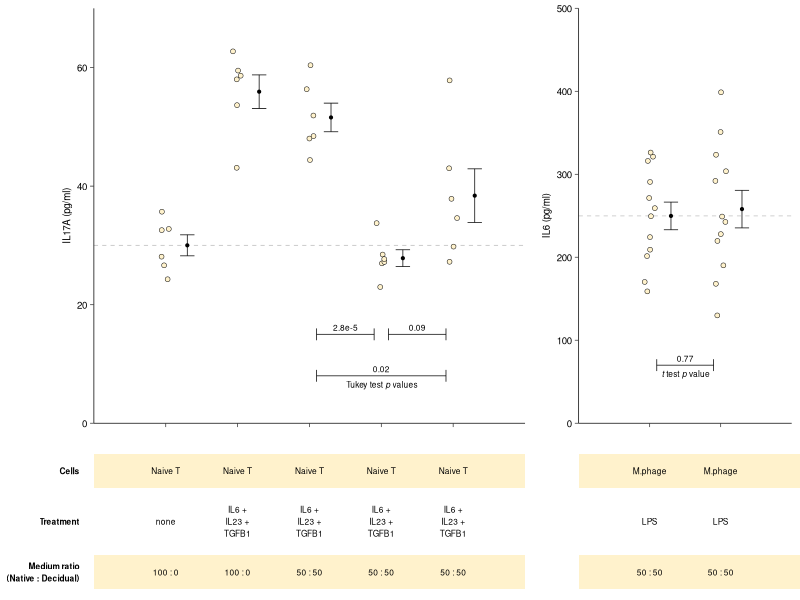

Generate this figure with R: (Note: this script raises an error after producing the figure.)
### packages ==================================================================
library(tidyverse)
library(cowplot)
library(ggtext)

### read absorbance data ======================================================
## IL17A
il17a <- list()
il17a[["stds"]] <- read.csv("data/elisa/20170621_ELISA_IL17A_standards.csv")
il17a[["samp"]] <- read.csv("data/elisa/20170621_ELISA_IL17A_samples.csv")
il17a$samp$sample_name <- factor(il17a$samp$sample_name, 
                                 levels = c("T_unstim", "T_stim", "d0_imm", "d2_imm", "d10_imm"))
il17a[["dilution"]] <- 1 # undiluted samples were used for ELISA

## IL6
il6 <- list()
il6[["stds"]] <- read.csv("data/elisa/20170224_ELISA_IL6_standards.csv") # same batch as samples
il6[["samp"]] <- read.csv("data/elisa/20170326_ELISA_IL6_samples.csv") 
il6$samp$sample_name <- factor(il6$samp$sample_name, 
                               levels = c("d0", "d2"))
il6[["dilution"]] <- 5 # 1:5 diluted samples were used for ELISA

### calculate concentrations ==================================================
## fit linear models
il17a$lm <- lm(data = il17a$stds, 
               formula = log10(abs_corrected[2:8]) ~ log10(conc_pgml[2:8]))
il6$lm <- lm(data = il6$stds,
             formula = log10(abs_corrected[1:7]) ~ log10(conc_pgml[1:7]))

## calculate concentrations
il17a$samp$conc_pgml <- il17a$dilution * (
  10 ^ (
    (log10(il17a$samp$abs_corrected) - il17a$lm$coefficients[[1]]) /
      il17a$lm$coefficients[[2]]
  )
)

il6$samp$conc_pgml <- il6$dilution * (
  10 ^ (
    (log10(il6$samp$abs_corrected) - il6$lm$coefficients[[1]]) /
      il6$lm$coefficients[[2]]
  )
)

### stats =====================================================================
il17a$anova <- aov(lm(data = il17a$samp, formula = conc_pgml ~ sample_name))
il17a$tukey <- TukeyHSD(il17a$anova)

il6$anova <- aov(lm(data = il6$samp, formula = conc_pgml ~ sample_name))
il6$tukey <- TukeyHSD(il6$anova)

### basic plots ===============================================================
## theme and colors
rectcol1 <- "white" # colors for rectagle annotations. see below.
rectcol2 <- "#FFF2CC"

plot_theme <-  theme_classic() +
  theme(axis.title.x = element_blank(),
        axis.text.x = element_blank(),
        axis.text.y = element_text(size = 7, colour = "black"),
        axis.title.y = element_text(size = 7),
        axis.line = element_line(size = 0.25),
        axis.ticks = element_line(size = 0.25)) 

## IL17A
il17a$p <- ggplot(data = il17a$samp, aes(x = sample_name, y = conc_pgml)) +
  geom_hline(yintercept = mean(il17a$samp$conc_pgml[il17a$samp$sample_name == "T_unstim"]),
             linetype = 2, color = "grey", size = 0.25) +
  geom_jitter(size = 1.5, shape = 21, alpha = 1,
              stroke = 0.25, width = 0.075, color = "black", fill = rectcol2) +
  coord_cartesian(ylim = c(0, 70), xlim = c(0, 6), clip = "off", expand = FALSE) +
  stat_summary(data = il17a$samp, fun.data = 'mean_se',
               size = 0.25, colour = 'black', geom = 'errorbar', width = 0.2, 
               position = position_nudge(x = 0.30)) +
  stat_summary(data = il17a$samp, fun.data = 'mean_se',
               geom = 'point', size = 0.75, shape = 21, fill="black",
               position = position_nudge(x = 0.30)) +
  ylab('IL17A (pg/ml)') +
  plot_theme

## IL6
il6$p <- ggplot(data = il6$samp, aes(x = sample_name, y = conc_pgml)) +
  geom_hline(yintercept = mean(il6$samp$conc_pgml[il6$samp$sample_name == "d0"]),
             linetype = 2, color = "grey", size = 0.25) +
  geom_jitter(size = 1.5, shape = 21, alpha = 1,
              stroke = 0.25, width = 0.075, color = "black", fill = rectcol2) +
  coord_cartesian(ylim = c(0, 500), xlim = c(0, 3), clip = "off", expand = FALSE) +
  stat_summary(data = il6$samp, fun.data = 'mean_se',
               size = 0.25, colour = 'black', geom = 'errorbar', width = 0.2, 
               position = position_nudge(x = 0.30)) +
  stat_summary(data = il6$samp, fun.data = 'mean_se',
               geom = 'point', size = 0.75, shape = 21, fill="black",
               position = position_nudge(x = 0.30)) +
  ylab('IL6 (pg/ml)') +
  plot_theme

### add p values ==============================================================
## IL17A ----------------------------------------------------------------------
# segment data
il17a.seg.adj <- 0.1
il17a.tick.height <- 1
il17a.seg.size <- 0.25

il17a.segs <- data.frame(
  seg = c("1", "2", "3"),
  sample1 = c(3, 3, 4),
  sample2 = c(5, 4, 5),
  pval = c("0.02", "2.8e-5", "0.09"), 
  y = c(8, 15, 15)
)

il17a.segs$x <- il17a.segs$sample1 + il17a.seg.adj
il17a.segs$xend <- il17a.segs$sample2 - il17a.seg.adj
il17a.segs$tick.y <- il17a.segs$y - il17a.tick.height
il17a.segs$tick.yend  <- il17a.segs$y + il17a.tick.height

# add segments and pvals to plot
for(i in 1:nrow(il17a.segs)){
  il17a$p <- il17a$p + # segments
    annotate(geom = "segment", size = il17a.seg.size,
             x = il17a.segs$x[i], xend = il17a.segs$xend[i], 
             y = il17a.segs$y[i], yend = il17a.segs$y[i])
  il17a$p <- il17a$p + # left tick
    annotate(geom = "segment", size = il17a.seg.size,
             x = il17a.segs$x[i], xend = il17a.segs$x[i],
             y = il17a.segs$tick.y[i], yend = il17a.segs$tick.yend[i])
  il17a$p <- il17a$p + # right tick
    annotate(geom = "segment", size = il17a.seg.size,
             x = il17a.segs$xend[i], xend = il17a.segs$xend[i],
             y = il17a.segs$tick.y[i], yend = il17a.segs$tick.yend[i])
  il17a$p <- il17a$p + # pvalue
    annotate(geom = "text", size = 6/.pt, vjust = -0.5,
             x = mean(c(il17a.segs$x[i], il17a.segs$xend[i])), y = il17a.segs$y[i],
             label = il17a.segs$pval[i])
}

il17a$p <- il17a$p +
  annotate(geom = "richtext", label = "Tukey test *p* values",
           x = 4, y = il17a.segs$y[1], size = 6/.pt, vjust = 1.75, 
           fill = NA, 
           label.color = NA, # remove background and outline
           label.padding = grid::unit(0, "pt"))

## IL6 ------------------------------------------------------------------------
# segment data
il6.seg.adj <- 0.1
il6.tick.height <- il17a.tick.height * (500 / 70) # have to convert (ymax of il6 over ymax of il17a)
il6.seg.size <- 0.25

il6.segs <- data.frame(
  seg = c("1"),
  sample1 = c(1),
  sample2 = c(2),
  pval = c("0.77"), 
  y = c(70)
)

il6.segs$x <- il6.segs$sample1 + il6.seg.adj
il6.segs$xend <- il6.segs$sample2 - il6.seg.adj
il6.segs$tick.y <- il6.segs$y - il6.tick.height
il6.segs$tick.yend  <- il6.segs$y + il6.tick.height

# add to plot
for(i in 1:nrow(il6.segs)){
  il6$p <- il6$p + # segments
    annotate(geom = "segment", size = il6.seg.size,
             x = il6.segs$x[i], xend = il6.segs$xend[i], 
             y = il6.segs$y[i], yend = il6.segs$y[i])
  il6$p <- il6$p + # left tick
    annotate(geom = "segment", size = il6.seg.size,
             x = il6.segs$x[i], xend = il6.segs$x[i],
             y = il6.segs$tick.y[i], yend = il6.segs$tick.yend[i])
  il6$p <- il6$p + # right tick
    annotate(geom = "segment", size = il6.seg.size,
             x = il6.segs$xend[i], xend = il6.segs$xend[i],
             y = il6.segs$tick.y[i], yend = il6.segs$tick.yend[i])
  il6$p <- il6$p + # pvalue
    annotate(geom = "text", size = 6/.pt, vjust = -0.5,
             x = mean(c(il6.segs$x[i], il6.segs$xend[i])), y = il6.segs$y[i],
             label = il6.segs$pval[i])
}

il6$p <- il6$p +
  annotate(geom = "richtext", label = "*t* test *p* value",
           x = 1.5, y = il6.segs$y[1], size = 6/.pt, vjust = 1.75, 
           fill = NA, 
           label.color = NA, # remove background and outline
           label.padding = grid::unit(0, "pt"))

### add margins ===============================================================
# add margins to accommodate annotation
il17a$p.mar <- il17a$p +
  theme(plot.margin = margin(6, 6, 125, 45, unit = "pt"))
il6$p.mar <- il6$p +
  theme(plot.margin = margin(6, 6, 125, 6, unit = "pt"))

### parameters for annotation data ============================================
# common to both IL17A and IL6
annsize <- 6/.pt
rectcol1 <- "#FFF2CC"
rectcol2 <- "white" #"#FFFAEA"

### add annotations: IL17A ====================================================
il17a.annstart.y <- -8
il17a.thickness.adj <- 0.9 # for adjusting heigh of box relative to text lines

il17a$ann <- data.frame(
  titles = c("Cells", "Treatment", "Medium ratio\n(Native : Decidual)", "Decidual medium", "Decidualization\nduration (days)"),
  s1 = c("Naive T", "none", "100 : 0", "NA", "NA"),
  s2 = c("Naive T", "IL6 +\nIL23 +\nTGFB1", "100 : 0", "NA", "NA"),
  s3 = c("Naive T", "IL6 +\nIL23 +\nTGFB1", "50 : 50", "Control", "NA"),
  s4 = c("Naive T", "IL6 +\nIL23 +\nTGFB1", "50 : 50", "Cond.", "2"),
  s5 = c("Naive T", "IL6 +\nIL23 +\nTGFB1", "50 : 50", "Cond.", "10"),
  rowpos = c(1:5),
  thickness = c(1.5, 3, 1.5, 1.5, 1.5) # ~ number of text lines
)

il17a$ann$mid <- NA
il17a$ann$mid[1] <- il17a.annstart.y

for(i in 2:5) {
  il17a$ann$mid[i] <- il17a$ann$mid[(i-1)] - 
    (il17a$ann$thickness[(i-1)] + il17a$ann$thickness[(i)]) * 
    (annsize * il17a.thickness.adj)
} # y midpoint for each box based on required height to accommodate text
il17a$ann$min <- il17a$ann$mid - -(il17a$ann$thickness * 
                                     (annsize * il17a.thickness.adj))
il17a$ann$max <- il17a$ann$mid -  (il17a$ann$thickness * 
                                     (annsize * il17a.thickness.adj))


is.even <- function(x) x %% 2 == 0

# text box rectangles
il17a$p.ann <- il17a$p.mar
for(i in il17a$ann$rowpos) {
  if (is.even(i))
    il17a$p.ann <- il17a$p.ann +
      annotate(geom = "rect", 
               xmin = 0, xmax = 6, 
               ymin = il17a$ann$min[i], 
               ymax = il17a$ann$max[i],
               fill = rectcol2)
  else
    il17a$p.ann <- il17a$p.ann +
      annotate(geom = "rect", 
               xmin = 0, xmax = 6, 
               ymin = il17a$ann$min[i], 
               ymax = il17a$ann$max[i],
               fill = rectcol1)
}

# text
for(i in il17a$ann$rowpos) {
  il17a$p.ann <- il17a$p.ann + 
    annotate(geom = "text",
             x = -0.2, y = il17a$ann$mid[i], 
             label = il17a$ann$titles[i],
             hjust = 1, 
             size = annsize, 
             fontface = 2) # titles
  
  for(j in 1:5) {
    il17a$p.ann <- il17a$p.ann +  
      annotate(geom = "text", 
               x = j, y = il17a$ann$mid[i], 
               label = il17a$ann[i, paste0("s", j)], 
               size = annsize) 
  }
}

### add annotations: IL6 ======================================================
# If we use the same numbers as above, the annotations will not be aligned with the IL17A plot's annotations. This is because we are using native coordinate units, and the coordinates are different between the plots, i.e. IL17A y goes from 0 to 70 and IL6 y goes from 0 to 500. Using the same y numbers as IL17A plot for IL6 will squish the annotations. We have to multiply all y numbers with (500/70)
il17a.ymax <- 70
il6.ymax <- 500
conv <- il6.ymax / il17a.ymax

il6.annstart.y <- il17a.annstart.y * conv
il6.thickness.adj <- il17a.thickness.adj * conv # for adjusting heigh of box relative to text lines

il6$ann <- data.frame(
  titles = c("Cells", "Treatment", "Medium ratio\n(Native : Decidual)", "Decidual medium", "Decidualization\nduration (days)"),
  s1 = c("M.phage", "LPS", "50 : 50", "Control", "NA"),
  s2 = c("M.phage", "LPS", "50 : 50", "Cond.", "2"),
  rowpos = c(1:5),
  thickness = c(1.5, 3, 1.5, 1.5, 1.5) # ~ number of text lines
)

il6$ann$mid <- NA
il6$ann$mid[1] <- il6.annstart.y

for(i in 2:5) {
  il6$ann$mid[i] <- il6$ann$mid[(i-1)] - 
    (il6$ann$thickness[(i-1)] + il6$ann$thickness[(i)]) * 
    (annsize * il6.thickness.adj)
} # y midpoint for each box based on required height to accommodate text
il6$ann$min <- il6$ann$mid - -(il6$ann$thickness * (annsize * il6.thickness.adj))
il6$ann$max <- il6$ann$mid -  (il6$ann$thickness * (annsize * il6.thickness.adj))


is.even <- function(x) x %% 2 == 0

# text box rectangles
il6$p.ann <- il6$p.mar
for(i in il6$ann$rowpos) {
  if (is.even(i))
    il6$p.ann <- il6$p.ann +
      annotate(geom = "rect", 
               xmin = 0, xmax = 6, 
               ymin = il6$ann$min[i], 
               ymax = il6$ann$max[i],
               fill = rectcol2)
  else
    il6$p.ann <- il6$p.ann +
      annotate(geom = "rect", 
               xmin = 0, xmax = 6, 
               ymin = il6$ann$min[i], 
               ymax = il6$ann$max[i],
               fill = rectcol1)
}

# text
for(i in il6$ann$rowpos) {
  for(j in 1:2) {
    il6$p.ann <- il6$p.ann +  
      annotate(geom = "text", 
               x = j, y = il6$ann$mid[i], 
               label = il6$ann[i, paste0("s", j)], 
               size = annsize) 
  }
}

### align plots ===============================================================
aligned <- align_plots(il17a$p.ann, il6$p.ann, align = "h", axis = "tb") 
gridtest <- plot_grid(aligned[[1]], aligned[[2]], rel_widths = c(10, 5))
cowplot::ggsave2(gridtest, filename = "~/Downloads/gridtest.pdf",
                 width = 6, height = 5, units = "in")
  







